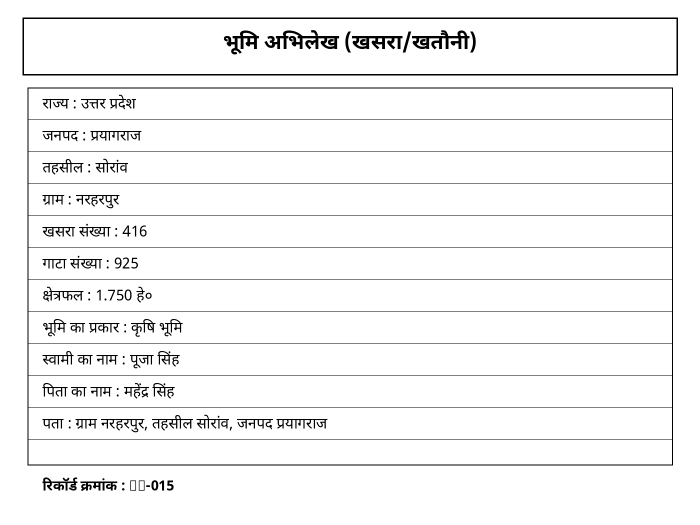
#> input picture ai/samples/land_record_15.png, 1400 x 1050 px, found by its file name (shown at 1/2 size)
$ python ocr.py
#> lines starting #> are read from the running program, lines starting #| are printed output that depends on the picture; after the words box and inside, x2 and y2 are one past the last pixel; in counts of white or black regions, pixels touching at a corner belong together
import cv2
import numpy as np
import pytesseract

from PIL import Image
from pytesseract import Output


def create_variants(image_path):
    """
    Create multiple image variants for better OCR.
    """
#> called with image_path = 'ai/samples/land_record_15.png'

    # Original image
    original = cv2.imread(image_path)
#> original is the input picture: shape (1050, 1400, 3); min 0, max 255, mean 244.8

    if original is None:
        raise FileNotFoundError(
            f"Could not open image: {image_path}"
        )

    # Grayscale
    gray = cv2.cvtColor(
        original,
        cv2.COLOR_BGR2GRAY
    )

    # Resize 3x
    resized = cv2.resize(
        gray,
        None,
        fx=3,
        fy=3,
        interpolation=cv2.INTER_CUBIC
    )
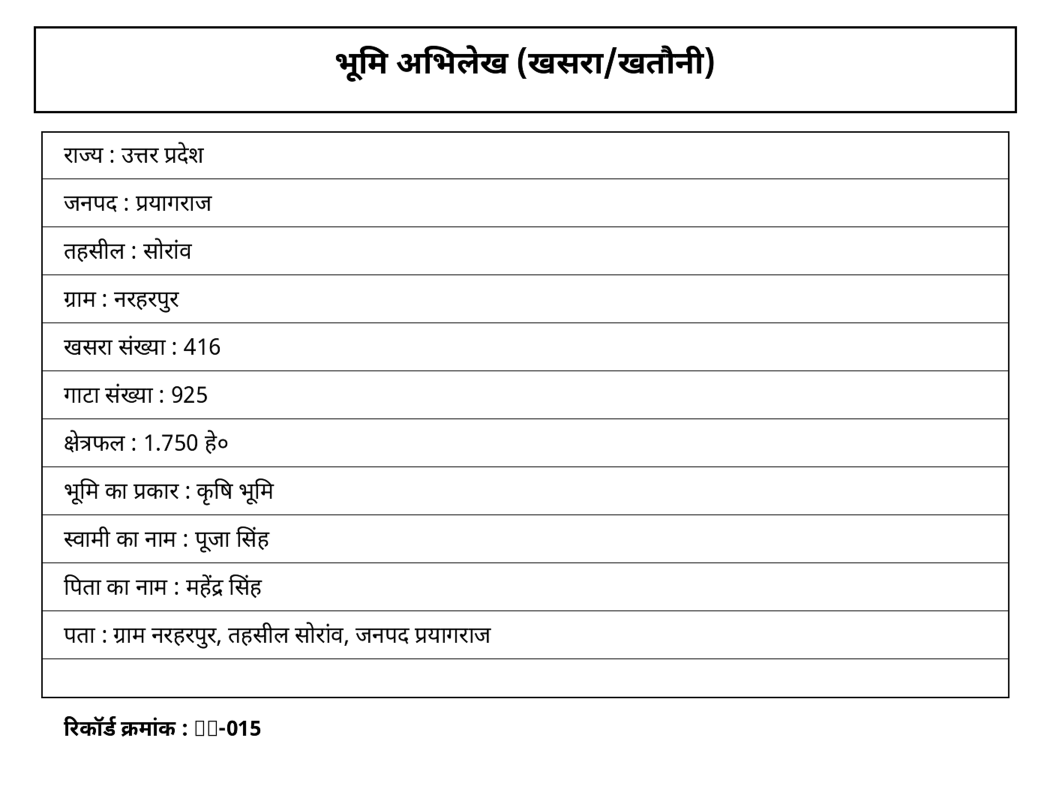
#> resized: shape (3150, 4200) (shown at 1/4 size); min 0, max 255, mean 244.5

    # Contrast enhancement
    enhanced = cv2.normalize(
        resized,
        None,
        0,
        255,
        cv2.NORM_MINMAX
    )

    # Otsu threshold
    _, otsu = cv2.threshold(
        enhanced,
        0,
        255,
        cv2.THRESH_BINARY + cv2.THRESH_OTSU
    )
#> otsu: shape (3150, 4200); 95.9% white; 103 black regions, largest, box (x1, y1, x2, y2) and area: (165, 525, 4038, 2793) 201009, (135, 105, 4068, 453) 76738, (1587, 180, 2035, 295) 22002

    # Adaptive threshold
    adaptive = cv2.adaptiveThreshold(
        enhanced,
        255,
        cv2.ADAPTIVE_THRESH_GAUSSIAN_C,
        cv2.THRESH_BINARY,
        31,
        11
    )
#> adaptive: shape (3150, 4200); 95.3% white; 104 black regions, largest, box (x1, y1, x2, y2) and area: (164, 524, 4039, 2794) 285699, (135, 105, 4068, 453) 76718, (1587, 183, 2035, 295) 19972

    # Mild denoising
    denoised = cv2.medianBlur(
        enhanced,
        3
    )
#> `variants = create_variants( image_path )`: variants = 5 items

    return [
        ("gray", resized),
        ("enhanced", enhanced),
        ("otsu", otsu),
        ("adaptive", adaptive),
        ("denoised", denoised)
    ]


def get_ocr_result(image, psm):
    """
    Run Tesseract and calculate average word confidence.
    """

    text = pytesseract.image_to_string(
        image,
        lang="hin",
        config=f"--psm {psm}"
    ).strip()

    if not text:
        return "", 0.0

    data = pytesseract.image_to_data(
        image,
        lang="hin",
        config=f"--psm {psm}",
        output_type=Output.DICT
    )

    confidences = []

    for conf in data["conf"]:

        try:
            value = float(conf)

            if value >= 0:
                confidences.append(value)

        except (ValueError, TypeError):
            continue

    if confidences:
        average_confidence = (
            sum(confidences) / len(confidences)
        )
    else:
        average_confidence = 0.0

    return (
        text,
        average_confidence / 100
    )


# [58 lines left out: function calculate_text_score, not called in this run]


def run_ocr(image_variants):
    """
    Try multiple preprocessing variants
    and multiple Tesseract modes.
    """

    best_text = ""
    best_confidence = 0.0
    best_score = -1
    best_variant = None
    best_psm = None

    psm_modes = [6, 11]

    for variant_name, image in image_variants:

        for psm in psm_modes:

            text, confidence = get_ocr_result(
                image,
                psm
            )

            score = calculate_text_score(
                text,
                confidence
            )

            if score > best_score:

                best_score = score
                best_text = text
                best_confidence = confidence
                best_variant = variant_name
                best_psm = psm
#> this loop made 1 pass
#> variant_name on pass 1: 'gray'
#> after the loop, best_confidence = 0; best_score = -1; best_text = ''

    return (
        best_text,
        round(best_confidence, 2),
        best_variant,
        best_psm
    )


# [30 lines left out: functions extract_text, extract_text_with_confidence, not called in this run]


if __name__ == "__main__":

    image_path = (
        "ai/samples/land_record_15.png"
    )

    variants = create_variants(
        image_path
    )

#> (the run stopped early here; a loop or call above may not have finished)

$ run again, with ai/samples/land_record_01.png copied over ai/samples/land_record_15.png
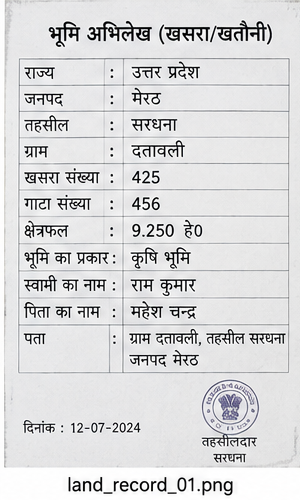
#> input picture ai/samples/land_record_01.png, 300 x 500 px, found by its file name
#> in create_variants, original is the input picture: shape (500, 300, 3); mean B, G, R 218.6, 217.6, 217.5
#> in create_variants, `_, otsu = cv2.threshold( enhanced, 0, 255, cv2.THRESH_BINARY + cv2.THR..`:
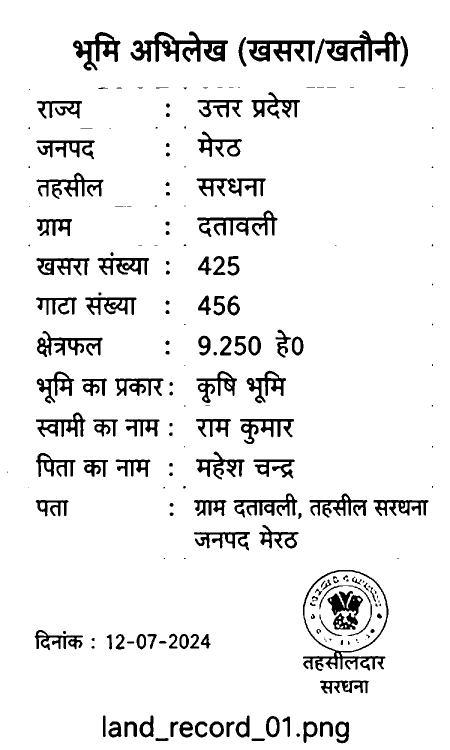
#> otsu: shape (1500, 900) (shown at 1/2 size); 92.7% white; 206 black regions (66 under 20 px), largest, box (x1, y1, x2, y2) and area: (261, 63, 456, 124) 4945, (650, 61, 801, 123) 3900, (606, 1140, 777, 1342) 3875
#> in create_variants, `adaptive = cv2.adaptiveThreshold( enhanced, 255, cv2.ADAPTIVE_THRESH_G..`:
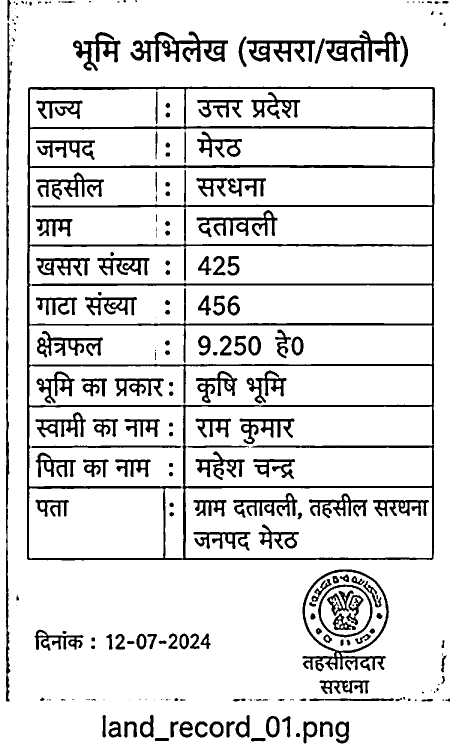
#> adaptive: shape (1500, 900) (shown at 1/2 size); 87.9% white; 237 black regions (61 under 20 px), largest, box (x1, y1, x2, y2) and area: (54, 173, 870, 1121) 51254, (12, 45, 23, 1403) 5591, (605, 1139, 778, 1343) 4807
#> variants = 5 items
#> the loop in run_ocr, `for variant_name, image in image_variants: ` made 1 pass
#> variant_name on pass 1: 'gray'
#> after the loop in run_ocr, `for variant_name, image in image_variants:`: best_confidence = 0; best_score = -1; best_text = ''

$ run again, with ai/samples/land_record_02.png copied over ai/samples/land_record_15.png
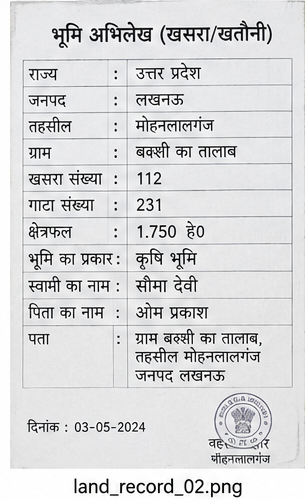
#> input picture ai/samples/land_record_02.png, 305 x 500 px, found by its file name
#> in create_variants, original is the input picture: shape (500, 305, 3); mean B, G, R 218.8, 217.8, 217.5
#> in create_variants, `_, otsu = cv2.threshold( enhanced, 0, 255, cv2.THRESH_BINARY + cv2.THR..`:
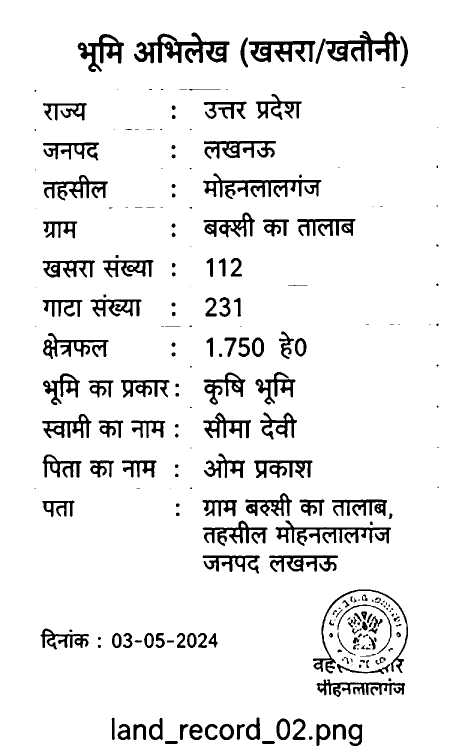
#> otsu: shape (1500, 915) (shown at 1/2 size); 92.3% white; 247 black regions (79 under 20 px), largest, box (x1, y1, x2, y2) and area: (268, 65, 459, 127) 4746, (631, 62, 800, 128) 3977, (406, 346, 643, 398) 3779
#> in create_variants, `adaptive = cv2.adaptiveThreshold( enhanced, 255, cv2.ADAPTIVE_THRESH_G..`:
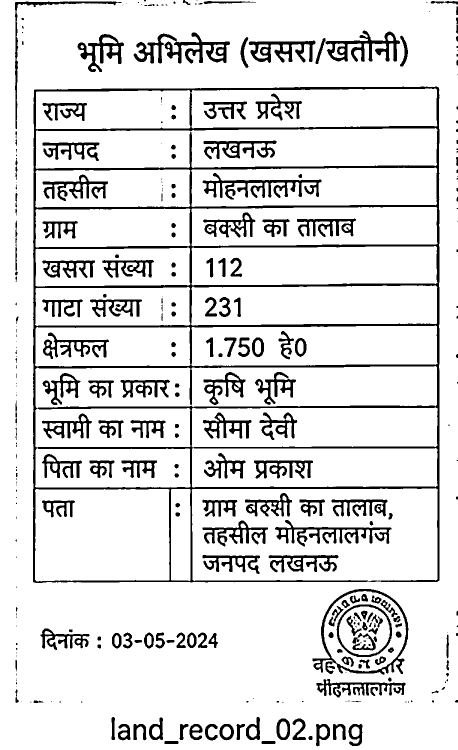
#> adaptive: shape (1500, 915) (shown at 1/2 size); 87.8% white; 334 black regions (136 under 20 px), largest, box (x1, y1, x2, y2) and area: (66, 173, 879, 1166) 53755, (405, 346, 643, 399) 3842, (625, 1178, 817, 1350) 3562
#> variants = 5 items
#> the loop in run_ocr, `for variant_name, image in image_variants: ` made 1 pass
#> variant_name on pass 1: 'gray'
#> after the loop in run_ocr, `for variant_name, image in image_variants:`: best_confidence = 0; best_score = -1; best_text = ''
